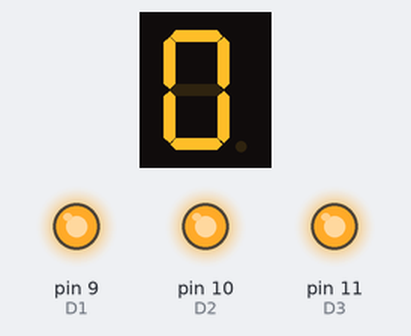
This sketch was run on a simulated Arduino Uno, built with avr-gcc and run on an emulated ATmega328P. On the bench: 1-digit seven-segment display, output pins drawn as LEDs (lit = HIGH). Wiring (inferred from the names in the program): 1-digit 7-segment display, segments lit when LOW: segments pin 2, pin 3, pin 4, pin 5, pin 6, pin 7, pin 8. The segment pins are drawn as the display they are named for; pins used as bus, display or sensor lines are not drawn.

Above: at 0.1 s.
At 1.1 s:
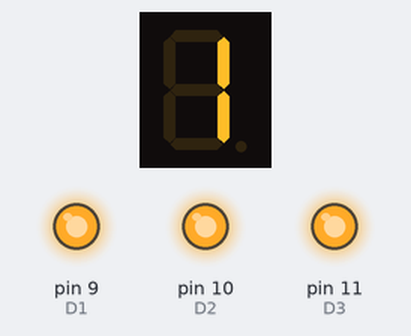
Timing chart, 0 to 2.6 s (numbered marks = the images above):
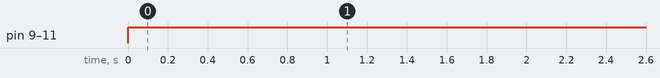

Measured:
- by itself, pin 9 (D1), pin 10 (D2), pin 11 (D3): LOW → HIGH at 0.00 s

The sketch:

7_Segment_x4.ino
```cpp
#include<SevSeg.h>
SevSeg sevseg;
int A = 2;
int B = 3;
int C = 4;
int D = 5;
int E = 6;
int F = 7;
int G = 8;
int D1 = 9;
int D2 = 10;
int D3 = 11;
int D4 = 12;


void setup() {
//  byte numDigits = 4;
//  byte digitPins[] = {2, 3, 4, 5};
//  byte segmentPins[] = {6, 7, 8, 9, 10, 11, 12, 13};
//  sevseg.begin(COMMON_ANODE, numDigits, digitPins, segmentPins);
//  sevseg.setBrightness(10);
  for(int i =2; i<=12; i++)
  {
    pinMode(i, OUTPUT);
  }
}

void loop() {
//  sevseg.setNumber(12);
//  sevseg.refreshDisplay();
  digitalWrite(D1, HIGH);
  digitalWrite(D2, HIGH);
  digitalWrite(D3, HIGH);
  digitalWrite(D4, HIGH);

  digitalWrite(A, LOW);
  digitalWrite(B, LOW);
  digitalWrite(C, LOW);
  digitalWrite(D, LOW);
  digitalWrite(E, LOW);
  digitalWrite(F, LOW);
  digitalWrite(G, HIGH);
  delay(1000);

  digitalWrite(A, HIGH);
  digitalWrite(B, LOW);
  digitalWrite(C, LOW);
  digitalWrite(D, HIGH);
  digitalWrite(E, HIGH);
  digitalWrite(F, HIGH);
  digitalWrite(G, HIGH);
  delay(1000);
}
```
